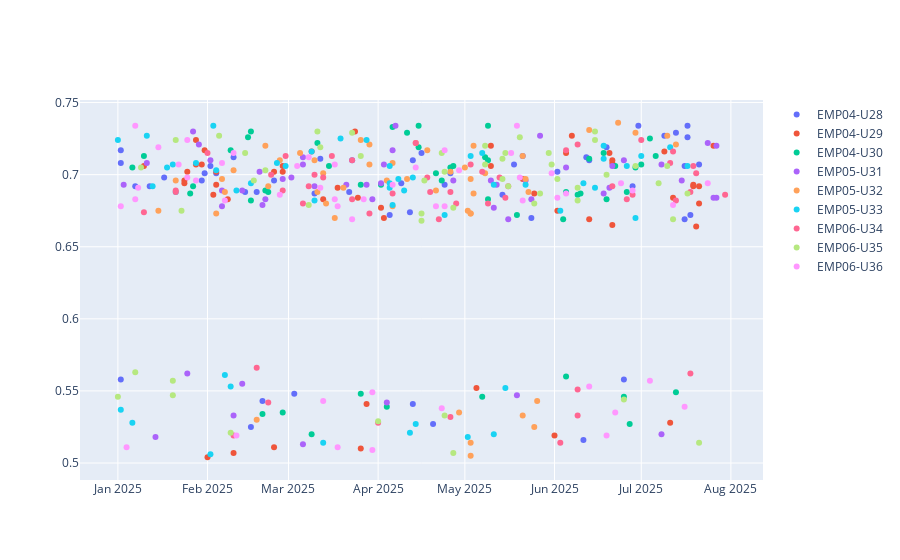

This figure's notebook cell:
### Markdown cell above
No hay diferecencia entre empresa

### Code cell
trace1 = go.Scatter(
                    x = data_ev[data_ev['idUsuario']=="EMP04-U28"]['fechaEmision'],
                    y = data_ev[data_ev['idUsuario']=="EMP04-U28"]['lineas.precioUnitario'],
                    name = 'EMP04-U28',
                    mode = 'markers',)

trace2 = go.Scatter(
                    x = data_ev[data_ev['idUsuario']=="EMP04-U29"]['fechaEmision'],
                    y = data_ev[data_ev['idUsuario']=="EMP04-U29"]['lineas.precioUnitario'],
                    name = 'EMP04-U29',
                    mode = 'markers',)
trace3 = go.Scatter(
                    x = data_ev[data_ev['idUsuario']=="EMP04-U30"]['fechaEmision'],
                    y = data_ev[data_ev['idUsuario']=="EMP04-U30"]['lineas.precioUnitario'],
                    name = 'EMP04-U30',
                    mode = 'markers',)

trace4 = go.Scatter(
                    x = data_ev[data_ev['idUsuario']=="EMP05-U31"]['fechaEmision'],
                    y = data_ev[data_ev['idUsuario']=="EMP05-U31"]['lineas.precioUnitario'],
                    name = 'EMP05-U31',
                    mode = 'markers',)

trace5 = go.Scatter(
                    x = data_ev[data_ev['idUsuario']=="EMP05-U32"]['fechaEmision'],
                    y = data_ev[data_ev['idUsuario']=="EMP05-U32"]['lineas.precioUnitario'],
                    name = 'EMP05-U32',
                    mode = 'markers',)

trace6 = go.Scatter(
                    x = data_ev[data_ev['idUsuario']=="EMP05-U33"]['fechaEmision'],
                    y = data_ev[data_ev['idUsuario']=="EMP05-U33"]['lineas.precioUnitario'],
                    name = 'EMP05-U33',
                    mode = 'markers',)

trace7 = go.Scatter(
                    x = data_ev[data_ev['idUsuario']=="EMP06-U34"]['fechaEmision'],
                    y = data_ev[data_ev['idUsuario']=="EMP06-U34"]['lineas.precioUnitario'],
                    name = 'EMP06-U34',
                    mode = 'markers',)

trace8 = go.Scatter(
                    x = data_ev[data_ev['idUsuario']=="EMP06-U35"]['fechaEmision'],
                    y = data_ev[data_ev['idUsuario']=="EMP06-U35"]['lineas.precioUnitario'],
                    name = 'EMP06-U35',
                    mode = 'markers',)
trace9 = go.Scatter(
                    x = data_ev[data_ev['idUsuario']=="EMP06-U36"]['fechaEmision'],
                    y = data_ev[data_ev['idUsuario']=="EMP06-U36"]['lineas.precioUnitario'],
                    name = 'EMP06-U36',
                    mode = 'markers',)

layout=go.Layout(
            xaxis= dict(title= 'fecha',ticklen= 5,zeroline= False),
              yaxis= dict(title= 'precioUnitario',ticklen= 5,zeroline= False)
)
fig = go.Figure(data = [trace1, trace2, trace3,trace4, trace5, trace6, trace7, trace8, trace9])
iplot(fig)
